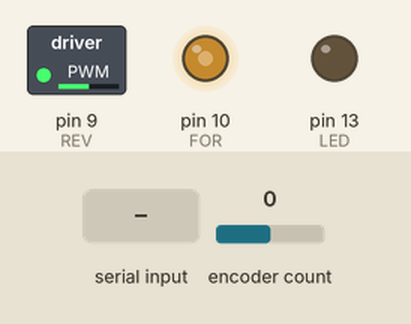
Bench run of a sketch on a simulated Arduino Uno, built with avr-gcc and run on an emulated ATmega328P. Shown: switched loads named in the sketch (green lamp = pin HIGH), output pins drawn as LEDs (lit = HIGH). The inputs (shaded band) are chosen by the test bench; at power-on: encoder count 0. What the sketch prints to the serial monitor is not drawn.

Above: at 1.2 s.
1.3 s: encoder count set to 1
At 2.1 s:
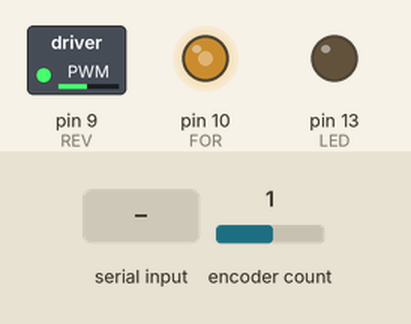
3.8 s: encoder count set to 5
At 4.7 s:
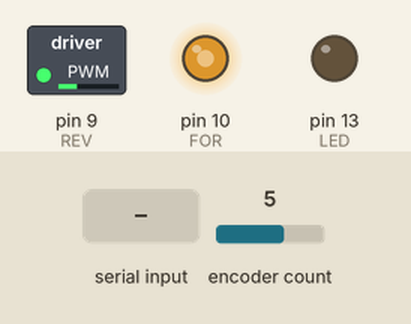
5.3 s: "1" received over Serial
7.4 s: "0" received over Serial
At 8.3 s:
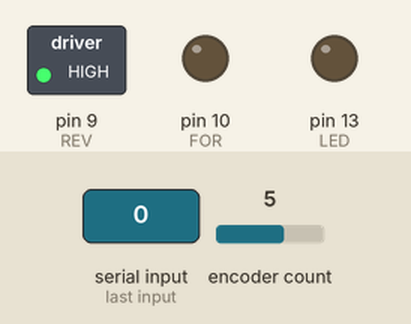
Timing chart, 0 to 9.9 s (numbered marks = the images above; inputs shaded):
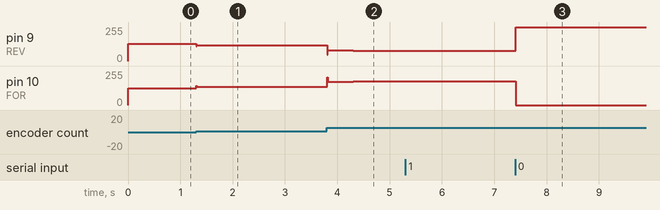

Measured:
- after the input at 1.3 s, pin 9 (REV): 128/255 → 119/255 at once, → 118/255 0.99 s later; pin 10 (FOR): 127/255 → 136/255 at once, → 137/255 0.99 s later
- after the input at 3.8 s, pin 9 (REV): 118/255 → 79/255 at once, → 78/255 0.50 s later; pin 10 (FOR): 137/255 → 176/255 at once, → 177/255 0.50 s later

The sketch:

servo.ino
```cpp
#include <Encoder.h>
#include <PID_v1.h>

#define ENCB 2               //hardware ints
#define ENCA 3               //hardware ints
#define REV 9                //timer 1
#define FOR 10               //timer 1
#define LED 13

//Define Variables we'll be connecting to
double Setpoint, Input, Output;

//Specify the links and initial tuning parameters
PID myPID(&Input, &Output, &Setpoint,2.47, 0.03, 0.02, DIRECT);


Encoder myEnc(ENCA, ENCB);

volatile bool calc = false;
bool dir = false;

//pid globals
unsigned int posref = 0; //servo setpoint in mm
long curpos = 0;
float b0 = 0;
float b1 = 0;
float b2 = 0;
double yn = 0;
double ynm1 = 0;
float xn = 0;
float xnm1 = 0;
float xnm2 = 0;
float kp = 0;
float ki = 0;
float kd = 0;

typedef struct
{
    unsigned int p;
    unsigned int i;
    unsigned int d;
} PIDs;

typedef struct
{
    unsigned int time;
    unsigned int curpos;
    unsigned int posref;
} Response;

void setup()
{
    Serial.begin(115200);

    setup_timers();

    pinMode(LED, OUTPUT);
    pinMode(FOR, OUTPUT);
    digitalWrite(FOR,LOW);
    pinMode(REV, OUTPUT);
    digitalWrite(REV,LOW);
/*
    while(true)
    {
        if(Serial.available() == sizeof(PIDs))
        {
            char buf[sizeof(PIDs)];
            PIDs pid;
            Serial.readBytes(buf, sizeof(PIDs));
            memcpy(&pid, &buf, sizeof(PIDs));
            kp = pid.p / 1000.0;
            ki = pid.i / 1000.0;
            kd = pid.d / 1000.0;
            myPID.SetTunings(kp, ki, kd);
            digitalWrite(LED, HIGH);
            break;
        }
    }
    */
    myPID.SetOutputLimits(-127,127);
    myPID.SetSampleTime(10);

    // turn on interrupts
    interrupts();

    //turn the PID on
    myPID.SetMode(AUTOMATIC);

}

void loop()
{
    if(Serial.available() == 2)
    {
        char buf[2];
        Serial.readBytes(buf, 2);
        memcpy(&posref, &buf, 2);
      Setpoint = posref;
    }
    Input = myEnc.read();

    if(calc)
    {
        calc = false;
        Response resp;
        resp.time = millis();
        resp.posref = Setpoint;
        resp.curpos = Input;
        char buf[sizeof(Response)];
        memcpy(&buf, &resp, sizeof(Response));
        for(int i = 0; i < sizeof(Response); i ++)
        Serial.write(buf[i]);
    }

  myPID.Compute();

  drive(Output);
}

void drive(int yn)
{
    //limit
    if(yn > 127)
        yn = 127;
    if(yn < -128)
        yn = -128;

    int pwm = 128 + int(yn);
    analogWrite(FOR,255-pwm);
    analogWrite(REV,pwm);
}

volatile byte timer2_overflows = 0;
uint8_t timer2_overflow = 92;
uint8_t timer2_remainder = 0;

ISR(TIMER2_OVF_vect)
{
        calc = true;
        TCNT2 = timer2_overflow;
}

void setup_timers()
{
    // timer 2 setup for calc
    TCCR2A = 0;
    TCCR1B = 0;

    // set timer prescalar to 1024
    TCCR2B |= (1 << CS22) | (1 << CS21) | (1 << CS20);
    // turn on interrupt overflow
    TIMSK2 |= (1 << TOIE2);

    // preload timer2 (8 bits)
    TCNT2 = timer2_overflow;

    // PWM output for motor driver
    // set pwm frequency on pins 9&10 (timer1) to 31250Hz
    TCCR1B = TCCR1B & 0b11111000 | 0x01;
}
```
